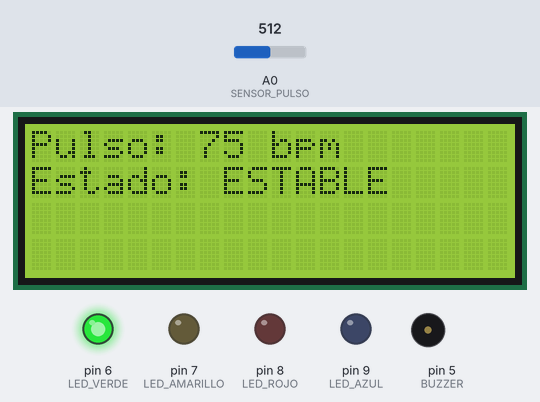
Recording of a sketch running on a simulated Arduino Uno, built with avr-gcc and run on an emulated ATmega328P. Parts: 20×4 character LCD, output pins drawn as LEDs (lit = HIGH), buzzer (waves = sounding). Inputs (shaded band) come from the test bench; at power-on: A0 (SENSOR_PULSO) = 512.

Above: at 15.9 s.
16.0 s: A0 (SENSOR_PULSO) set to 552
22.3 s: A0 (SENSOR_PULSO) set to 586
At 24.2 s:
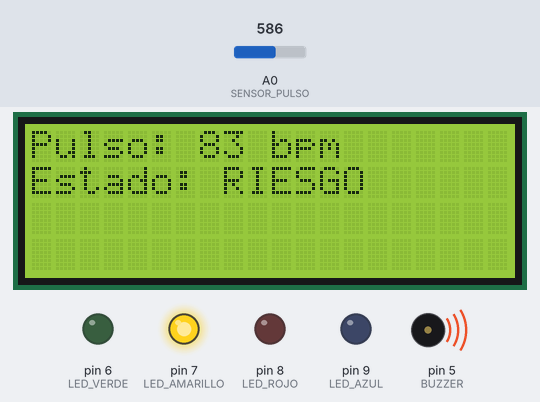
28.4 s: A0 (SENSOR_PULSO) set to 745
At 32.2 s:
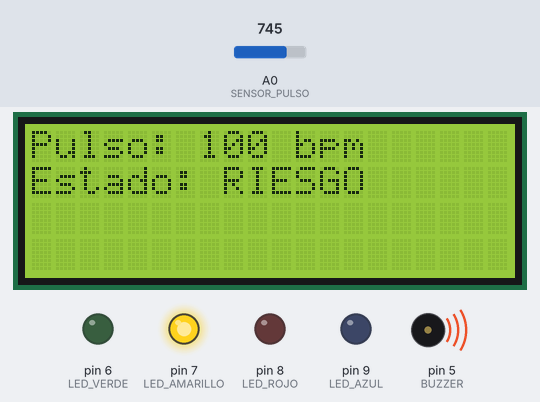
34.5 s: A0 (SENSOR_PULSO) set to 769
At 36.3 s:
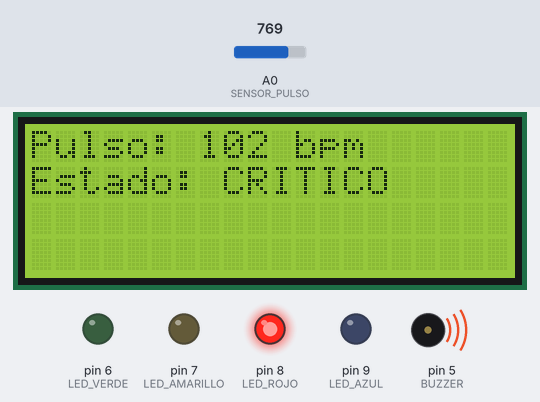
40.6 s: A0 (SENSOR_PULSO) set to 923
At 44.4 s:
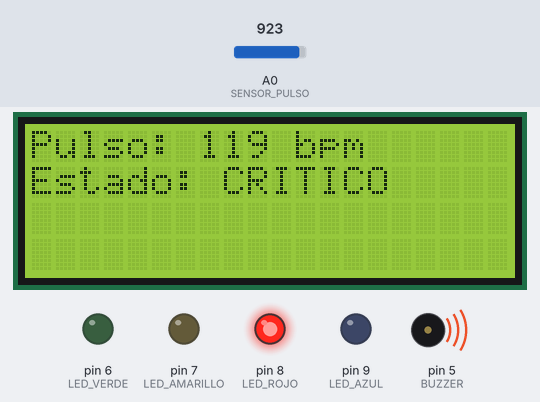
46.7 s: A0 (SENSOR_PULSO) set to 947
At 47.6 s:
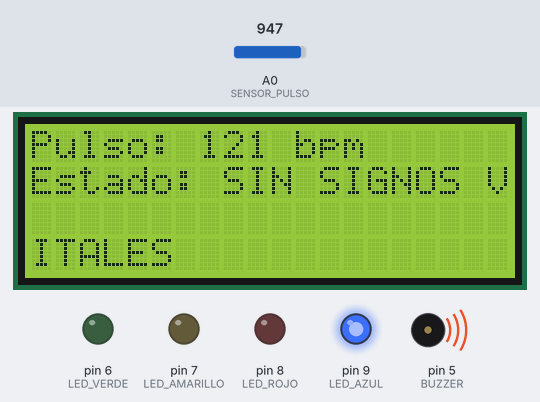
Timing chart, 0 to 49.7 s (numbered marks = the images above; inputs shaded):
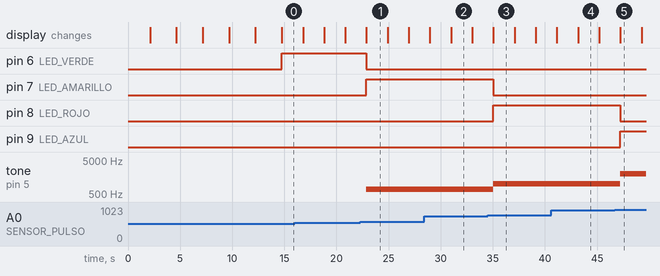

The sketch:

UKAO_Systems.ino
```cpp
// --- Librerías necesarias ---
#include <Wire.h>                // Librería para comunicación I2C (pantalla LCD)
#include <LiquidCrystal_I2C.h>   // Librería para manejar pantallas LCD con módulo I2C

// --- Configuración de la pantalla LCD ---
// Dirección I2C: 0x26, tamaño: 20 columnas x 4 filas
LiquidCrystal_I2C lcd(0x26, 20, 4);

// --- Definición de pines ---
#define SENSOR_PULSO A0     // Entrada analógica para el sensor de pulso (o potenciómetro)
#define LED_VERDE 6         // LED que indica estado ESTABLE
#define LED_AMARILLO 7      // LED que indica estado de RIESGO
#define LED_ROJO 8          // LED que indica estado CRÍTICO
#define LED_AZUL 9          // LED que indica estado de MUERTO
#define BUZZER 5            // Pin del buzzer piezoeléctrico

// --- Datos del paciente ---
String nombre = "Carlos Mendez";            // Nombre del paciente
int edad = 35;                              // Edad del paciente
String tipoSangre = "O+";                   // Tipo de sangre
String alergias = "Penicilina";             // Alergia registrada
String condiciones = "Hipertension";        // Condición médica existente
String contactoEmergencia = "5548123987";   // Número de contacto en caso de emergencia
String ubicacion = "19.4326,-99.1332";      // Ubicación GPS (ejemplo: CDMX)

// --- Variables para funcionamiento ---
int pulso = 0;           // Variable donde se guarda el valor del pulso leído
String estado = "";      // Variable que almacena el estado del paciente (ESTABLE, RIESGO, etc.)

// --- Umbrales (rangos de pulso en BPM) ---
#define PULSO_NORMAL_MIN 60     // Límite inferior del rango normal
#define PULSO_NORMAL_MAX 80     // Límite superior del rango normal
#define PULSO_RIESGO_ALTO 100   // Pulso máximo considerado riesgo
#define PULSO_RIESGO_BAJO 40    // Pulso mínimo considerado riesgo
#define PULSO_MUERTE_ALTO 120   // Pulso extremo alto que indica posible muerte
#define PULSO_MUERTE_BAJO 30    // Pulso extremo bajo que indica muerte

// --- Función de configuración inicial ---
void setup() {
  Serial.begin(9600);    // Inicia comunicación serial (para depuración en el monitor serial)
  lcd.init();            // Inicializa la pantalla LCD
  lcd.backlight();       // Enciende la luz de fondo de la pantalla

  // Configuración de los pines de entrada y salida
  pinMode(SENSOR_PULSO, INPUT);
  pinMode(LED_VERDE, OUTPUT);
  pinMode(LED_AMARILLO, OUTPUT);
  pinMode(LED_ROJO, OUTPUT);
  pinMode(LED_AZUL, OUTPUT);
  pinMode(BUZZER, OUTPUT);

  // --- Mensaje de inicio en pantalla ---
  lcd.clear();
  lcd.setCursor(0, 0);
  lcd.print("SISTEMA DE TRIAGE");   // Título del sistema
  lcd.setCursor(0, 1);
  lcd.print("Iniciando...");
  delay(2000);                      // Espera 2 segundos

  // --- Mostrar datos personales del paciente ---
  lcd.clear();
  lcd.setCursor(0, 0);
  lcd.print("Paciente:");           // Nombre
  lcd.setCursor(0, 1);
  lcd.print(nombre.substring(0, 20));  // Muestra hasta 20 caracteres
  delay(2500);

  lcd.clear();
  lcd.setCursor(0, 0);
  lcd.print("Edad: ");              // Edad y tipo de sangre
  lcd.print(edad);
  lcd.setCursor(0, 1);
  lcd.print("Sangre: ");
  lcd.print(tipoSangre);
  delay(2500);

  lcd.clear();
  lcd.setCursor(0, 0);
  lcd.print("Alerg: ");             // Alergias y condiciones médicas
  lcd.print(alergias.substring(0, 14));
  lcd.setCursor(0, 1);
  lcd.print("Cond: ");
  lcd.print(condiciones.substring(0, 14));
  delay(2500);

  lcd.clear();
  lcd.setCursor(0, 0);
  lcd.print("Contacto:");           // Contacto de emergencia
  lcd.setCursor(0, 1);
  lcd.print(contactoEmergencia);
  delay(2500);

  lcd.clear();
  lcd.setCursor(0, 0);
  lcd.print("Ubicacion:");          // Ubicación GPS
  lcd.setCursor(0, 1);
  lcd.print(ubicacion);
  delay(2500);

  lcd.clear();                      // Limpia la pantalla antes de iniciar lecturas
}

// --- Bucle principal del programa ---
void loop() {
  // --- Lectura del sensor ---
  int valor = analogRead(SENSOR_PULSO);   // Lee el valor analógico (0–1023)
  pulso = map(valor, 0, 1023, 20, 130);   // Convierte a rango de 20–130 BPM simulados

  // --- Apagar todos los LEDs y el buzzer antes de actualizar estado ---
  digitalWrite(LED_VERDE, LOW);
  digitalWrite(LED_AMARILLO, LOW);
  digitalWrite(LED_ROJO, LOW);
  digitalWrite(LED_AZUL, LOW);
  noTone(BUZZER);

  // --- Clasificación del estado del paciente según el pulso ---
  if (pulso >= PULSO_NORMAL_MIN && pulso <= PULSO_NORMAL_MAX) {
    // Estado normal
    estado = "ESTABLE";
    digitalWrite(LED_VERDE, HIGH);     // Enciende LED verde
  }
  else if ((pulso > PULSO_NORMAL_MAX && pulso <= PULSO_RIESGO_ALTO) ||
           (pulso >= PULSO_RIESGO_BAJO && pulso < PULSO_NORMAL_MIN)) {
    // Estado de riesgo (pulso ligeramente alto o bajo)
    estado = "RIESGO";
    digitalWrite(LED_AMARILLO, HIGH);  // Enciende LED amarillo
    tone(BUZZER, 700);                 // Suena alarma de tono medio
  }
  else if ((pulso > PULSO_RIESGO_ALTO && pulso < PULSO_MUERTE_ALTO) ||
           (pulso > PULSO_MUERTE_BAJO && pulso < PULSO_RIESGO_BAJO)) {
    // Estado crítico (pulso muy alto o muy bajo)
    estado = "CRITICO";
    digitalWrite(LED_ROJO, HIGH);      // Enciende LED rojo
    tone(BUZZER, 1000);                // Suena alarma de tono más agudo
  }
  else if (pulso <= PULSO_MUERTE_BAJO || pulso >= PULSO_MUERTE_ALTO) {
    // Estado de muerte (sin signos vitales o pulso extremo)
    estado = "SIN SIGNOS VITALES";
    digitalWrite(LED_AZUL, HIGH);      // Enciende LED azul
    tone(BUZZER, 2000);                // Alarma con tono alto y continuo
  }

  // --- Mostrar en pantalla el pulso y el estado actual ---
  lcd.clear();
  lcd.setCursor(0, 0);
  lcd.print("Pulso: ");
  lcd.print(pulso);
  lcd.print(" bpm");                   // Muestra el pulso actual

  lcd.setCursor(0, 1);
  lcd.print("Estado: ");
  lcd.print(estado);                   // Muestra el estado del paciente
  delay(2000);

  // --- Mostrar ubicación en pantalla ---
  lcd.clear();
  lcd.setCursor(0, 0);
  lcd.print("Ubicacion:");
  lcd.setCursor(0, 1);
  lcd.print(ubicacion);                // Muestra coordenadas GPS
  delay(2000);
}
```

Measured:
- the behaviour switches between 567 and 568 on A0 (SENSOR_PULSO) (found by bisection; images 0 and 1)
- the behaviour switches between 753 and 754 on A0 (SENSOR_PULSO) (found by bisection; images 2 and 3)
- the behaviour switches between 929 and 930 on A0 (SENSOR_PULSO) (found by bisection; images 4 and 5)
- after the input at 22.3 s, pin 6 (LED_VERDE): HIGH → LOW after 0.55 s; pin 7 (LED_AMARILLO): LOW → HIGH after 0.55 s; tone on pin 5 (BUZZER): silent → 700 Hz after 0.55 s; the display: changes after 0.58 s (image 1)
- after the input at 28.4 s, the display: first differs from a run without the input after 2.6 s (image 2)
- after the input at 34.5 s, pin 7 (LED_AMARILLO): HIGH → LOW after 0.53 s; pin 8 (LED_ROJO): LOW → HIGH after 0.53 s; tone on pin 5 (BUZZER): 700 Hz → 1000 Hz after 0.53 s; the display: changes after 0.56 s (image 3)
- after the input at 40.6 s, the display: first differs from a run without the input after 2.6 s (image 4)
- after the input at 46.7 s, pin 8 (LED_ROJO): HIGH → LOW after 0.51 s; pin 9 (LED_AZUL): LOW → HIGH after 0.51 s; tone on pin 5 (BUZZER): 1000 Hz → 2000 Hz after 0.51 s; the display: changes after 0.55 s (image 5)
